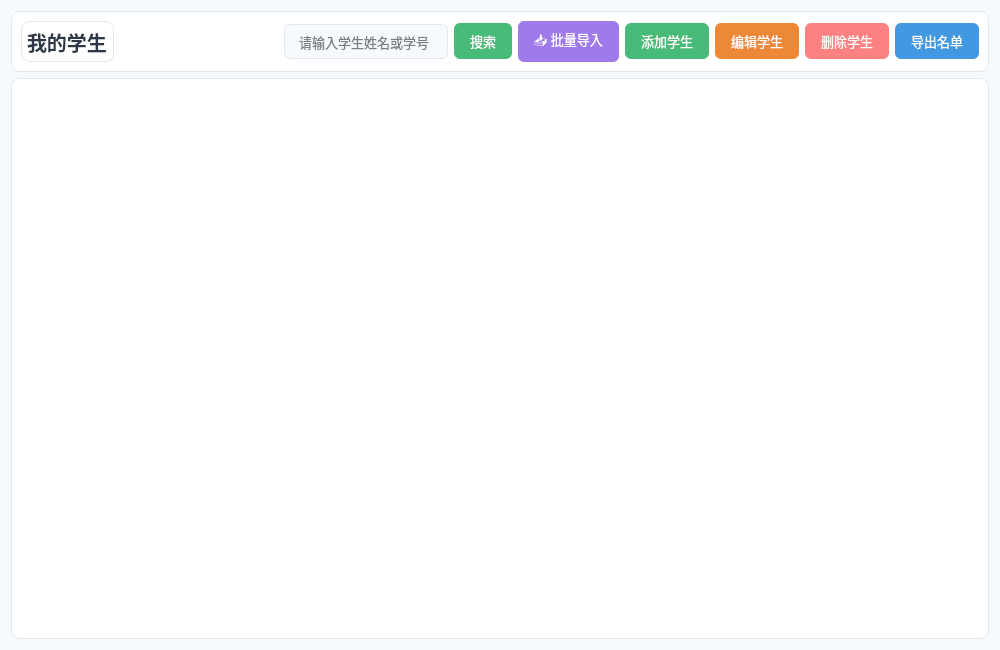
<?xml version="1.0" encoding="UTF-8"?>
<ui version="4.0">
 <class>TeacherMyStudentsPage</class>
 <widget class="QWidget" name="TeacherMyStudentsPage">
  <property name="geometry">
   <rect>
    <x>0</x>
    <y>0</y>
    <width>1000</width>
    <height>650</height>
   </rect>
  </property>
  <property name="styleSheet">
   <string notr="true">QWidget {
    background: #f7fafc;
}
QFrame {
    background: white;
    border-radius: 8px;
    border: 1px solid #e2e8f0;
}
QPushButton {
    border: none;
    border-radius: 6px;
    padding: 8px 16px;
    font-size: 13px;
}
QLineEdit {
    border: 1px solid #e2e8f0;
    border-radius: 6px;
    padding: 8px 12px;
    font-size: 13px;
}
QTableView {
    border: 1px solid #e2e8f0;
    border-radius: 8px;
    alternate-background-color: #f7fafc;
}
QTableView::header {
    background: #48bb78;
    color: white;
    font-weight: bold;
}
</string>
  </property>
  <layout class="QVBoxLayout" name="verticalLayout">
   <item>
    <widget class="QFrame" name="headerFrame">
     <layout class="QHBoxLayout" name="horizontalLayout">
      <item>
       <widget class="QLabel" name="titleLabel">
        <property name="styleSheet">
         <string notr="true">font-size: 20px; font-weight: bold; color: #2d3748;</string>
        </property>
        <property name="text">
         <string>我的学生</string>
        </property>
       </widget>
      </item>
      <item>
       <spacer name="horizontalSpacer">
        <property name="orientation">
         <enum>Qt::Orientation::Horizontal</enum>
        </property>
        <property name="sizeHint" stdset="0">
         <size>
          <width>40</width>
          <height>20</height>
         </size>
        </property>
       </spacer>
      </item>
      <item>
       <widget class="QLineEdit" name="searchEdit">
        <property name="placeholderText">
         <string>请输入学生姓名或学号</string>
        </property>
       </widget>
      </item>
      <item>
       <widget class="QPushButton" name="searchBtn">
        <property name="styleSheet">
         <string notr="true">background: #48bb78; color: white;</string>
        </property>
        <property name="text">
         <string>搜索</string>
        </property>
       </widget>
      </item>
      <item>
       <widget class="QPushButton" name="batchImportBtn">
        <property name="styleSheet">
         <string notr="true">background: #9f7aea; color: white;</string>
        </property>
        <property name="text">
         <string>📥 批量导入</string>
        </property>
       </widget>
      </item>
      <item>
       <widget class="QPushButton" name="addBtn">
        <property name="styleSheet">
         <string notr="true">background: #48bb78; color: white;</string>
        </property>
        <property name="text">
         <string>添加学生</string>
        </property>
       </widget>
      </item>
      <item>
       <widget class="QPushButton" name="editBtn">
        <property name="styleSheet">
         <string notr="true">background: #ed8936; color: white;</string>
        </property>
        <property name="text">
         <string>编辑学生</string>
        </property>
       </widget>
      </item>
      <item>
       <widget class="QPushButton" name="deleteBtn">
        <property name="styleSheet">
         <string notr="true">background: #fc8181; color: white;</string>
        </property>
        <property name="text">
         <string>删除学生</string>
        </property>
       </widget>
      </item>
      <item>
       <widget class="QPushButton" name="exportBtn">
        <property name="styleSheet">
         <string notr="true">background: #4299e1; color: white;</string>
        </property>
        <property name="text">
         <string>导出名单</string>
        </property>
       </widget>
      </item>
     </layout>
    </widget>
   </item>
   <item>
    <widget class="QTableView" name="tableView">
     <property name="selectionMode">
      <enum>QAbstractItemView::SelectionMode::SingleSelection</enum>
     </property>
     <property name="selectionBehavior">
      <enum>QAbstractItemView::SelectionBehavior::SelectRows</enum>
     </property>
    </widget>
   </item>
  </layout>
 </widget>
 <resources/>
 <connections/>
 <slots>
  <slot>on_batchImportBtn_clicked()</slot>
 </slots>
</ui>
